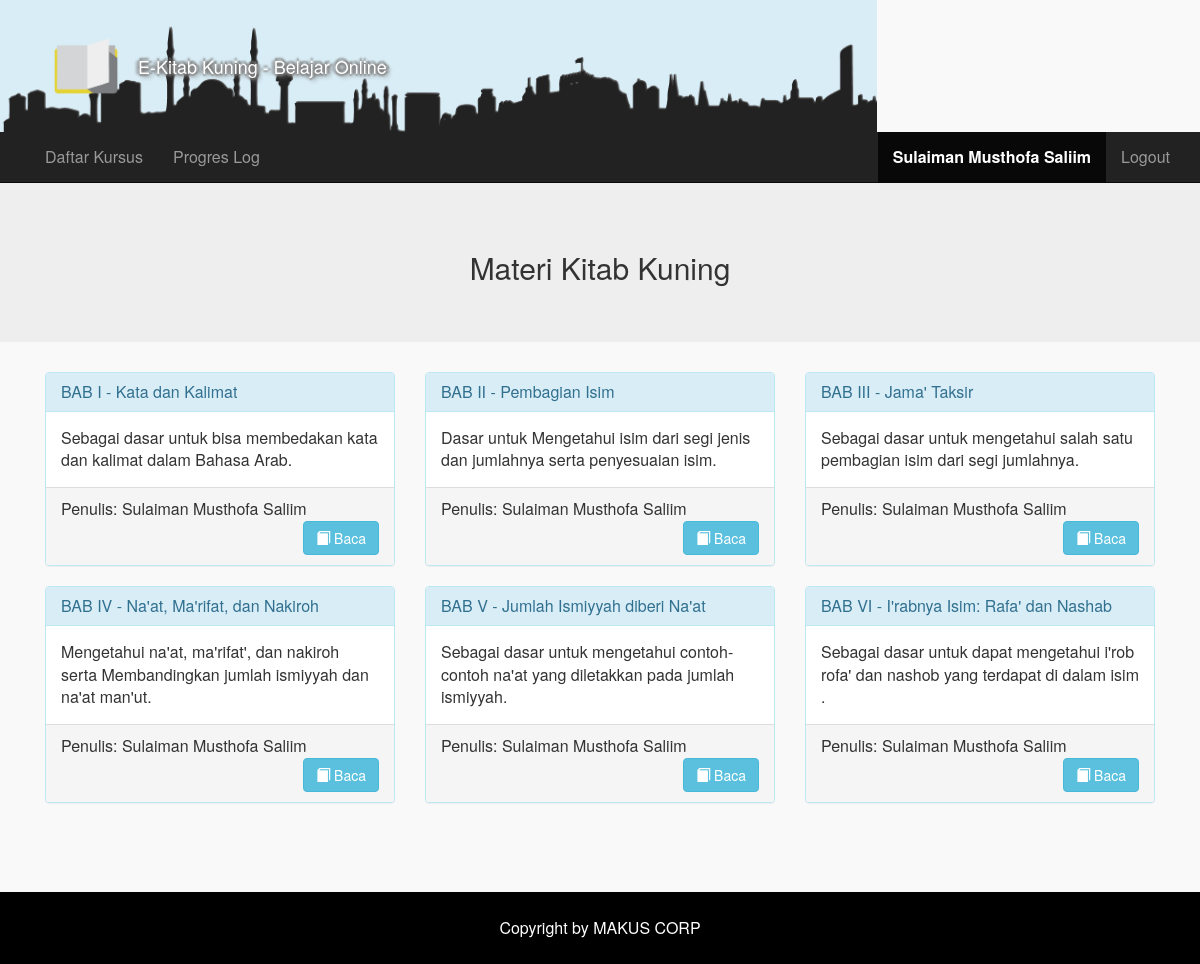
The page /user.php (signed in) on the database its author committed.
### tables this page shows
CREATE TABLE IF NOT EXISTS `akun` (
  `akun_id` int(11) NOT NULL AUTO_INCREMENT,
  `username` varchar(20) NOT NULL,
  `password` varchar(18) NOT NULL,
  `email` varchar(25) NOT NULL,
  `nama_lengkap` varchar(30) NOT NULL,
  `jenis_kelamin` enum('Laki-Laki','Perempuan') DEFAULT NULL,
  `tanggal_lahir` date DEFAULT NULL,
  `alamat` varchar(300) DEFAULT NULL,
  `status` enum('0','1','2') NOT NULL DEFAULT '1',
  `keterangan` text,
  `sertifikat` int(1) NOT NULL DEFAULT '0',
  PRIMARY KEY (`akun_id`),
  UNIQUE KEY `username` (`username`)
);

CREATE TABLE IF NOT EXISTS `materi` (
  `materi_id` int(11) NOT NULL AUTO_INCREMENT,
  `judul_materi` varchar(225) NOT NULL,
  `keterangan` text NOT NULL,
  `akun_id` int(11) NOT NULL,
  `tanggal` timestamp NOT NULL DEFAULT CURRENT_TIMESTAMP,
  PRIMARY KEY (`materi_id`)
);

### conf/data.php (called while the page is built, shortened)
<?php
$namaaplikasi="E-Kitab Kuning - Belajar Online";
?>

### user.php (the view, shortened to what this page needs)
<?php
require_once('conf/data.php');
$sql="SELECT * FROM akun WHERE akun_id='".$_SESSION['userid']."'";
$query=mysql_query($sql);
$profil=mysql_fetch_array($query);
?>
<!DOCTYPE html>
<html lang="en">
  <head>
	<link href="lib/css/bootstrap.css" rel="stylesheet">
	<link href="lib/css/style.css" rel="stylesheet">
	<link href="lib/css/style1.css" rel="stylesheet">
  </head>
  <body>
<?php include 'layout/navbar_utama.php';?>
<?php
	if($profil['status']==0){
		include 'layout/navbar_admin.php';
	}
	else{
		include 'layout/navbar.php';
	}
?>
    <div class="jumbotron">
    	<h2 align="center">Materi Kitab Kuning</h2>
    </div>
    <div class="container">
      <?php
      $sql2="SELECT * FROM materi ORDER BY materi_id ASC";
      $query2=mysql_query($sql2);
      while ($row=mysql_fetch_array($query2)) { ?>
      <div class="col-sm-4">
	      <div class="panel panel-info">
	        <div class="panel-heading">
	          <h3 class="panel-title"><?php echo $row['judul_materi'] ?></h3>
	        </div>
	        <div class="panel-body">
	          <?php  echo $row['keterangan'] ?>
	        </div>
	        <div class="panel-footer">
	        		<div class="row">
	        	<div class="col-sm-12">
		        	<span class="">
		        		Penulis:
			        	<?php
			        	$penulis=mysql_query("SELECT * FROM akun WHERE akun_id='".$row['akun_id']."'");
			        	$datapenulis=mysql_fetch_array($penulis);
			        	echo $datapenulis['nama_lengkap'];
			        	?>
		        	</span>
		        	<a href="kursus.php?id=<?php echo $row['materi_id'] ?>&nomor=1" class="btn btn-info pull-right"><i class="glyphicon glyphicon-book"></i> Baca</a>
	        	</div>
	        	</div>
	        </div>
	      </div>
	    </div>
      <?php } ?>
    </div>
    <br><br><br>
    <?php include 'layout/footer.php';?>
  </body>
</html>

### layout/navbar_utama.php
<div style="position:absolute;">
<img src="media/head.jpg" width="100%" height="140px">
</div>
<div id="atas" style="position:relative; ">
  	<table>
          <tr>
            <td><img src="media/Logo.png" width=70px height=70px>   </td>
            <td>
            	<font size="40pt">
            		<a class="navbar-brand" href="./" style="color:white; text-shadow:3px 0 2px grey,-3px 0 3px grey,0 2px 2px grey,0 -3px 2px grey,3px 3px 4px grey;" class="active">
            			<?php  echo $namaaplikasi ?>
            		</a>
            	</font>
            </td>
          </tr>
    </table>
</div>

### layout/navbar.php (shortened to what this page needs)
<div class="navbar navbar-inverse navbar-static-top">
    <div class="container">
        <div class="collapse navbar-collapse navHeaderCollapse">
          <ul class="nav navbar-nav navbar-justified">
            <li class=""><a href="user.php">Daftar Kursus</a></li>
            <li><a href="logkursus.php">Progres Log</a></li>
          </ul>
          <ul class="nav navbar-nav navbar-right">
            <li class="active">
              <a href="profil.php">
                  <strong>
                    <?php echo $profil['nama_lengkap']  ?>
                  </strong>
              </a>
            </li>
            <li><a href="logout.php">Logout</a></li>
          </ul>
        </div>
    </div>
</div>

### layout/footer.php
<div id="bawah"align=center> Copyright by MAKUS CORP</div>

### user.php (style rules this page uses)
body { margin: 0; padding: 0; outline: 0; font-size: 12pt; }

### rows shown on the page
akun: nama_lengkap "Sulaiman Musthofa Saliim"
materi: judul_materi "BAB I - Kata dan Kalimat", keterangan "Sebagai dasar untuk bisa membedakan kata dan kalimat dalam Bahasa Arab.", akun.nama_lengkap "Sulaiman Musthofa Saliim"
materi: judul_materi "BAB II - Pembagian Isim", keterangan "Dasar untuk Mengetahui isim dari segi jenis dan jumlahnya serta penyesuaian isim.", akun.nama_lengkap "Sulaiman Musthofa Saliim"
materi: judul_materi "BAB III - Jama' Taksir", keterangan "Sebagai dasar untuk mengetahui salah satu pembagian isim dari segi jumlahnya.", akun.nama_lengkap "Sulaiman Musthofa Saliim"
materi: judul_materi "BAB IV - Na'at, Ma'rifat, dan Nakiroh", keterangan "Mengetahui na'at, ma'rifat', dan nakiroh serta Membandingkan jumlah ismiyyah dan na'at man'ut.", akun.nama_lengkap "Sulaiman Musthofa Saliim"
materi: judul_materi "BAB V - Jumlah Ismiyyah diberi Na'at", keterangan "Sebagai dasar untuk mengetahui contoh-contoh na'at yang diletakkan pada jumlah ismiyyah.", akun.nama_lengkap "Sulaiman Musthofa Saliim"
materi: judul_materi "BAB VI - I'rabnya Isim: Rafa' dan Nashab", keterangan "Sebagai dasar untuk dapat mengetahui i'rob rofa' dan nashob yang terdapat di dalam isim .", akun.nama_lengkap "Sulaiman Musthofa Saliim"

### other values the page prints
$namaaplikasi "E-Kitab Kuning - Belajar Online"
